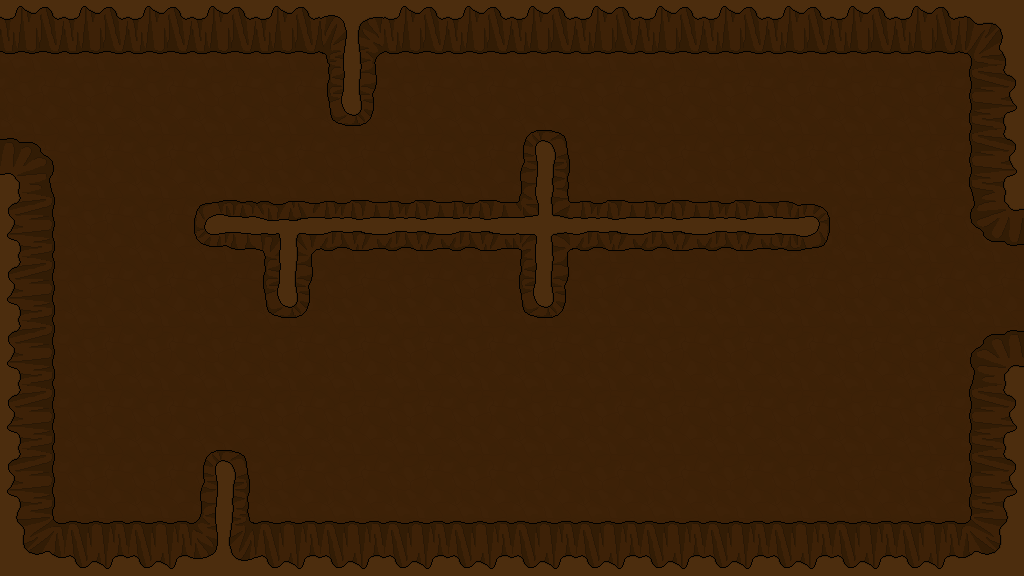

A 2D game scene composited from a Tiled map and its tileset images. What follows is a short description and the map's XML, with every tile layer's data as written:
An orthogonal 16x9 tile map with 64x64 px tiles, 1 tile layer (Tile Layer 1).

<map version="1.0" orientation="orthogonal" width="16" height="9" tilewidth="64" tileheight="64">
 <tileset firstgid="1" name="backgroundTiles" tilewidth="64" tileheight="64">
  <image source="../backgroundTiles.png" width="11840" height="64" />
 </tileset>
 <layer name="Tile Layer 1" width="16" height="9">
  <data encoding="csv">
152,152,152,152,152,166,152,152,152,152,152,152,152,152,152,153,
6,6,6,6,6,176,53,53,53,53,6,6,6,6,6,161,
155,6,6,6,6,6,6,6,175,53,53,53,53,6,6,161,
158,6,6,170,174,173,173,173,172,173,173,173,185,6,6,157,
158,6,6,6,176,6,6,6,176,6,6,6,6,6,6,6,
158,6,6,6,6,6,6,6,6,6,6,6,6,6,6,156,
158,6,6,6,6,6,6,6,6,6,6,6,6,6,6,161,
158,6,6,175,6,6,6,6,6,6,6,6,6,6,6,161,
159,160,160,177,160,160,160,160,160,160,160,160,160,160,160,162
</data>
 </layer>
</map>
